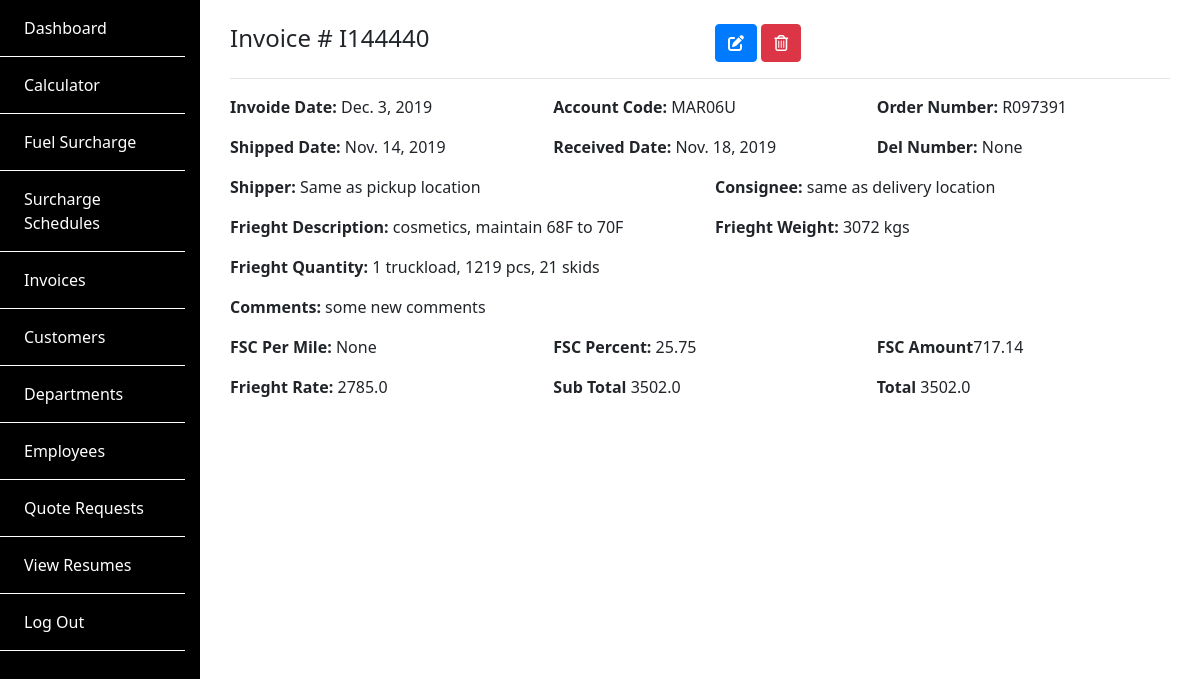
/invoices/2/ (signed in), run on the app's committed database.
### SiteApp/models.py (models this page shows, shortened)
class Invoice(models.Model):
    invoice_number = models.CharField(max_length=20)
    invoice_date = models.DateField(null=True, blank=True)
    account_code = models.CharField(max_length=20)
    order_number = models.CharField(max_length=20)
    shipped_date = models.DateField(null=True, blank=True)
    received_date = models.DateField(null=True, blank=True)
    del_number = models.CharField(max_length=50, null=True, blank=True)
    shipper = models.CharField(max_length=100)
    consignee = models.CharField(max_length=200)
    frieght_description = models.CharField(max_length=200)
    frieght_weight = models.CharField(max_length=200, null=True, blank=True)
    frieght_quantity = models.CharField(max_length=200, null=True, blank=True)
    comments = models.TextField(null=True, blank=True)
    frieght_rate = models.FloatField(null=True, blank=True)
    miles_travelled = models.FloatField(null=True, blank=True)
    fsc_per_mile = models.FloatField(null=True, blank=True)
    fsc_percent = models.FloatField(null=True, blank=True)
    fsc_amount = models.FloatField(null=True, blank=True)
    sub_total = models.FloatField(null=True, blank=True)
    total = models.FloatField(null=True, blank=True)

### SiteApp/views.py (the view)
# urls.py: path('invoices/<int:id>/', views.ViewInvoice, name="view_invoice"),
@login_required
def ViewInvoice(request, id):
    invoice = Invoice.objects.get(id = id)
    return render(request, 'SiteApp/view_invoice.html', {'invoice': invoice})

### SiteApp/templates/SiteApp/view_invoice.html
{% extends "backend_base.html" %} {% block content %}
<div class="container py-4">
  <div class="row">
    <div class="col-sm-12 col-md-6 col-lg-6 col-xl-6">
      <h4>Invoice # {{invoice.invoice_number}}</h4>
    </div>
    <div class="col-sm-12 col-md-6 col-lg-6 col-xl-6">
        <a href="{% url 'edit_invoice' id=invoice.id %}" class="btn btn-primary text-center"><span><i class="fas fa-edit"></i></span></a>
        <a href="{% url 'delete_invoice' id=invoice.id %}" class="btn btn-danger text-center"><span><i class="far fa-trash-alt"></i></span></a></a>
    </div>
  </div>
  <hr>
  <div class="row">
      <div class="col-sm-12 col-md-4 col-lg-4 col-lg-4">
          <p> <strong > Invoide Date: </strong>{{invoice.invoice_date}}</p>
      </div>
        <div class="col-sm-12 col-md-4 col-lg-4 col-lg-4">
            <p> <strong > Account Code: </strong>{{invoice.account_code}}</p>
        </div>
        <div class="col-sm-12 col-md-4 col-lg-4 col-lg-4">
            <p> <strong > Order Number: </strong>{{invoice.order_number}}</p>
        </div>
  </div>
    <div class="row">
        <div class="col-sm-12 col-md-4 col-lg-4 col-lg-4">
            <p> <strong > Shipped Date: </strong>{{invoice.shipped_date}}</p>
        </div>
        <div class="col-sm-12 col-md-4 col-lg-4 col-lg-4">
            <p> <strong > Received Date: </strong>{{invoice.received_date}}</p>
        </div>
        <div class="col-sm-12 col-md-4 col-lg-4 col-lg-4">
            <p> <strong > Del Number: </strong>{{invoice.del_number}}</p>
        </div>
    </div>
    <div class="row">
        <div class="col-sm-12 col-md-6 col-lg-6 col-lg-6">
            <p> <strong > Shipper: </strong>{{invoice.shipper}}</p>
        </div>
        <div class="col-sm-12 col-md-6 col-lg-6 col-lg-6">
            <p> <strong > Consignee: </strong>{{invoice.consignee}}</p>
        </div>
    </div>
    <div class="row">
        <div class="col-sm-12 col-md-6 col-lg-6 col-lg-6">
            <p> <strong > Frieght Description: </strong>{{invoice.frieght_description}}</p>
        </div>
        <div class="col-sm-12 col-md-6 col-lg-6 col-lg-6">
            <p> <strong > Frieght Weight: </strong>{{invoice.frieght_weight}}</p>
        </div>
        <div class="col-sm-12 col-md-6 col-lg-6 col-lg-6">
            <p> <strong > Frieght Quantity: </strong>{{invoice.frieght_quantity}}</p>
        </div>
    </div>
    <div class="row">
        <div class="col-12">
            <p><strong>Comments: </strong>{{invoice.comments}}</p>
        </div>
    </div>
    <div class="row">
        <div class="col-sm-12 col-md-4 col-lg-4 col-lg-4">
            <p> <strong> FSC Per Mile: </strong>{{invoice.fsc_per_mile}}</p>
        </div>
        <div class="col-sm-12 col-md-4 col-lg-4 col-lg-4">
            <p> <strong> FSC Percent: </strong>{{invoice.fsc_percent}}</p>
        </div>
        <div class="col-sm-12 col-md-4 col-lg-4 col-lg-4">
            <p> <strong> FSC Amount</strong>{{invoice.fsc_amount}}</p>
        </div>
    </div>
    <div class="row">
        <div class="col-sm-12 col-md-4 col-lg-4 col-lg-4">
            <p> <strong> Frieght Rate: </strong>{{invoice.frieght_rate}}</p>
        </div>
        <div class="col-sm-12 col-md-4 col-lg-4 col-lg-4">
            <p> <strong> Sub Total </strong>{{invoice.sub_total}}</p>
        </div>
        <div class="col-sm-12 col-md-4 col-lg-4 col-lg-4">
            <p> <strong> Total </strong>{{invoice.total}}</p>
        </div>
    </div>
</div>
{% endblock %}

### SiteApp/static/SiteApp/css/style.css (style rules this page uses)
* { font-family: "Noto Sans", sans-serif; transition: all ease-in 0.2s; }
html, body { height: 100%; min-height: 100%; }

### data on the page
Invoice: invoice_number "I144440", invoice_date "Dec. 3, 2019", account_code "MAR06U", order_number "R097391", shipped_date "Nov. 14, 2019", received_date "Nov. 18, 2019", del_number "None", shipper "Same as pickup location", consignee "same as delivery location", frieght_description "cosmetics, maintain 68F to 70F", frieght_weight "3072 kgs", frieght_quantity "1 truckload, 1219 pcs, 21 skids", comments "some new comments", fsc_per_mile "None", fsc_percent "25.75", fsc_amount "717.14", frieght_rate "2785.0", sub_total "3502.0", total "3502.0"
